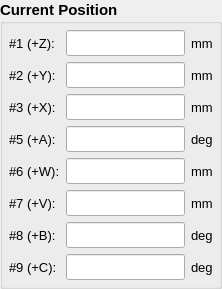
<?xml version="1.0" encoding="UTF-8"?>
<ui version="4.0">
 <class>position_wg</class>
 <widget class="QWidget" name="position_wg">
  <property name="geometry">
   <rect>
    <x>0</x>
    <y>0</y>
    <width>222</width>
    <height>282</height>
   </rect>
  </property>
  <property name="font">
   <font>
    <pointsize>11</pointsize>
   </font>
  </property>
  <property name="windowTitle">
   <string>Position</string>
  </property>
  <layout class="QGridLayout" name="gridLayout_2">
   <property name="margin">
    <number>0</number>
   </property>
   <property name="spacing">
    <number>0</number>
   </property>
   <item row="0" column="0">
    <widget class="QGroupBox" name="groupBox">
     <property name="font">
      <font>
       <weight>75</weight>
       <bold>true</bold>
      </font>
     </property>
     <property name="title">
      <string>Current Position</string>
     </property>
     <layout class="QGridLayout" name="gridLayout">
      <property name="margin">
       <number>6</number>
      </property>
      <item row="0" column="0">
       <widget class="QLabel" name="label_1">
        <property name="font">
         <font>
          <pointsize>10</pointsize>
          <weight>50</weight>
          <bold>false</bold>
         </font>
        </property>
        <property name="text">
         <string>#1 (+Z):</string>
        </property>
       </widget>
      </item>
      <item row="0" column="1">
       <widget class="QLineEdit" name="posax1_le">
        <property name="minimumSize">
         <size>
          <width>110</width>
          <height>0</height>
         </size>
        </property>
        <property name="font">
         <font>
          <pointsize>11</pointsize>
          <weight>50</weight>
          <bold>false</bold>
         </font>
        </property>
        <property name="text">
         <string/>
        </property>
        <property name="alignment">
         <set>Qt::AlignRight|Qt::AlignTrailing|Qt::AlignVCenter</set>
        </property>
        <property name="readOnly">
         <bool>true</bool>
        </property>
       </widget>
      </item>
      <item row="0" column="2">
       <widget class="QLabel" name="label_2">
        <property name="font">
         <font>
          <pointsize>10</pointsize>
          <weight>50</weight>
          <bold>false</bold>
         </font>
        </property>
        <property name="text">
         <string>mm</string>
        </property>
       </widget>
      </item>
      <item row="1" column="0">
       <widget class="QLabel" name="label_3">
        <property name="font">
         <font>
          <pointsize>10</pointsize>
          <weight>50</weight>
          <bold>false</bold>
         </font>
        </property>
        <property name="text">
         <string>#2 (+Y):</string>
        </property>
       </widget>
      </item>
      <item row="1" column="1">
       <widget class="QLineEdit" name="posax2_le">
        <property name="minimumSize">
         <size>
          <width>0</width>
          <height>0</height>
         </size>
        </property>
        <property name="font">
         <font>
          <pointsize>11</pointsize>
          <weight>50</weight>
          <bold>false</bold>
         </font>
        </property>
        <property name="text">
         <string/>
        </property>
        <property name="alignment">
         <set>Qt::AlignRight|Qt::AlignTrailing|Qt::AlignVCenter</set>
        </property>
        <property name="readOnly">
         <bool>true</bool>
        </property>
       </widget>
      </item>
      <item row="1" column="2">
       <widget class="QLabel" name="label_4">
        <property name="font">
         <font>
          <pointsize>10</pointsize>
          <weight>50</weight>
          <bold>false</bold>
         </font>
        </property>
        <property name="text">
         <string>mm</string>
        </property>
       </widget>
      </item>
      <item row="2" column="0">
       <widget class="QLabel" name="label_5">
        <property name="font">
         <font>
          <pointsize>10</pointsize>
          <weight>50</weight>
          <bold>false</bold>
         </font>
        </property>
        <property name="text">
         <string>#3 (+X):</string>
        </property>
       </widget>
      </item>
      <item row="2" column="1">
       <widget class="QLineEdit" name="posax3_le">
        <property name="minimumSize">
         <size>
          <width>0</width>
          <height>0</height>
         </size>
        </property>
        <property name="font">
         <font>
          <pointsize>11</pointsize>
          <weight>50</weight>
          <bold>false</bold>
         </font>
        </property>
        <property name="text">
         <string/>
        </property>
        <property name="alignment">
         <set>Qt::AlignRight|Qt::AlignTrailing|Qt::AlignVCenter</set>
        </property>
        <property name="readOnly">
         <bool>true</bool>
        </property>
       </widget>
      </item>
      <item row="2" column="2">
       <widget class="QLabel" name="label_6">
        <property name="font">
         <font>
          <pointsize>10</pointsize>
          <weight>50</weight>
          <bold>false</bold>
         </font>
        </property>
        <property name="text">
         <string>mm</string>
        </property>
       </widget>
      </item>
      <item row="3" column="0">
       <widget class="QLabel" name="label_7">
        <property name="font">
         <font>
          <pointsize>10</pointsize>
          <weight>50</weight>
          <bold>false</bold>
         </font>
        </property>
        <property name="text">
         <string>#5 (+A):</string>
        </property>
       </widget>
      </item>
      <item row="3" column="1">
       <widget class="QLineEdit" name="posax5_le">
        <property name="minimumSize">
         <size>
          <width>0</width>
          <height>0</height>
         </size>
        </property>
        <property name="font">
         <font>
          <pointsize>11</pointsize>
          <weight>50</weight>
          <bold>false</bold>
         </font>
        </property>
        <property name="text">
         <string/>
        </property>
        <property name="alignment">
         <set>Qt::AlignRight|Qt::AlignTrailing|Qt::AlignVCenter</set>
        </property>
        <property name="readOnly">
         <bool>true</bool>
        </property>
       </widget>
      </item>
      <item row="3" column="2">
       <widget class="QLabel" name="label_8">
        <property name="font">
         <font>
          <pointsize>10</pointsize>
          <weight>50</weight>
          <bold>false</bold>
         </font>
        </property>
        <property name="text">
         <string>deg</string>
        </property>
       </widget>
      </item>
      <item row="4" column="0">
       <widget class="QLabel" name="label_9">
        <property name="font">
         <font>
          <pointsize>10</pointsize>
          <weight>50</weight>
          <bold>false</bold>
         </font>
        </property>
        <property name="text">
         <string>#6 (+W):</string>
        </property>
       </widget>
      </item>
      <item row="4" column="1">
       <widget class="QLineEdit" name="posax6_le">
        <property name="minimumSize">
         <size>
          <width>0</width>
          <height>0</height>
         </size>
        </property>
        <property name="font">
         <font>
          <pointsize>11</pointsize>
          <weight>50</weight>
          <bold>false</bold>
         </font>
        </property>
        <property name="text">
         <string/>
        </property>
        <property name="alignment">
         <set>Qt::AlignRight|Qt::AlignTrailing|Qt::AlignVCenter</set>
        </property>
        <property name="readOnly">
         <bool>true</bool>
        </property>
       </widget>
      </item>
      <item row="4" column="2">
       <widget class="QLabel" name="label_10">
        <property name="font">
         <font>
          <pointsize>10</pointsize>
          <weight>50</weight>
          <bold>false</bold>
         </font>
        </property>
        <property name="text">
         <string>mm</string>
        </property>
       </widget>
      </item>
      <item row="5" column="0">
       <widget class="QLabel" name="label_11">
        <property name="font">
         <font>
          <pointsize>10</pointsize>
          <weight>50</weight>
          <bold>false</bold>
         </font>
        </property>
        <property name="text">
         <string>#7 (+V):</string>
        </property>
       </widget>
      </item>
      <item row="5" column="1">
       <widget class="QLineEdit" name="posax7_le">
        <property name="minimumSize">
         <size>
          <width>0</width>
          <height>0</height>
         </size>
        </property>
        <property name="font">
         <font>
          <pointsize>11</pointsize>
          <weight>50</weight>
          <bold>false</bold>
         </font>
        </property>
        <property name="text">
         <string/>
        </property>
        <property name="alignment">
         <set>Qt::AlignRight|Qt::AlignTrailing|Qt::AlignVCenter</set>
        </property>
        <property name="readOnly">
         <bool>true</bool>
        </property>
       </widget>
      </item>
      <item row="5" column="2">
       <widget class="QLabel" name="label_12">
        <property name="font">
         <font>
          <pointsize>10</pointsize>
          <weight>50</weight>
          <bold>false</bold>
         </font>
        </property>
        <property name="text">
         <string>mm</string>
        </property>
       </widget>
      </item>
      <item row="6" column="0">
       <widget class="QLabel" name="label_13">
        <property name="font">
         <font>
          <pointsize>10</pointsize>
          <weight>50</weight>
          <bold>false</bold>
         </font>
        </property>
        <property name="text">
         <string>#8 (+B):</string>
        </property>
       </widget>
      </item>
      <item row="6" column="1">
       <widget class="QLineEdit" name="posax8_le">
        <property name="minimumSize">
         <size>
          <width>0</width>
          <height>0</height>
         </size>
        </property>
        <property name="font">
         <font>
          <pointsize>11</pointsize>
          <weight>50</weight>
          <bold>false</bold>
         </font>
        </property>
        <property name="text">
         <string/>
        </property>
        <property name="alignment">
         <set>Qt::AlignRight|Qt::AlignTrailing|Qt::AlignVCenter</set>
        </property>
        <property name="readOnly">
         <bool>true</bool>
        </property>
       </widget>
      </item>
      <item row="6" column="2">
       <widget class="QLabel" name="label_14">
        <property name="font">
         <font>
          <pointsize>10</pointsize>
          <weight>50</weight>
          <bold>false</bold>
         </font>
        </property>
        <property name="text">
         <string>deg</string>
        </property>
       </widget>
      </item>
      <item row="7" column="0">
       <widget class="QLabel" name="label_15">
        <property name="font">
         <font>
          <pointsize>10</pointsize>
          <weight>50</weight>
          <bold>false</bold>
         </font>
        </property>
        <property name="text">
         <string>#9 (+C):</string>
        </property>
       </widget>
      </item>
      <item row="7" column="1">
       <widget class="QLineEdit" name="posax9_le">
        <property name="minimumSize">
         <size>
          <width>0</width>
          <height>0</height>
         </size>
        </property>
        <property name="font">
         <font>
          <pointsize>11</pointsize>
          <weight>50</weight>
          <bold>false</bold>
         </font>
        </property>
        <property name="text">
         <string/>
        </property>
        <property name="alignment">
         <set>Qt::AlignRight|Qt::AlignTrailing|Qt::AlignVCenter</set>
        </property>
        <property name="readOnly">
         <bool>true</bool>
        </property>
       </widget>
      </item>
      <item row="7" column="2">
       <widget class="QLabel" name="label_16">
        <property name="font">
         <font>
          <pointsize>10</pointsize>
          <weight>50</weight>
          <bold>false</bold>
         </font>
        </property>
        <property name="text">
         <string>deg</string>
        </property>
       </widget>
      </item>
     </layout>
    </widget>
   </item>
  </layout>
 </widget>
 <tabstops>
  <tabstop>posax1_le</tabstop>
  <tabstop>posax2_le</tabstop>
  <tabstop>posax3_le</tabstop>
  <tabstop>posax5_le</tabstop>
  <tabstop>posax6_le</tabstop>
  <tabstop>posax7_le</tabstop>
  <tabstop>posax8_le</tabstop>
  <tabstop>posax9_le</tabstop>
 </tabstops>
 <resources/>
 <connections/>
</ui>
